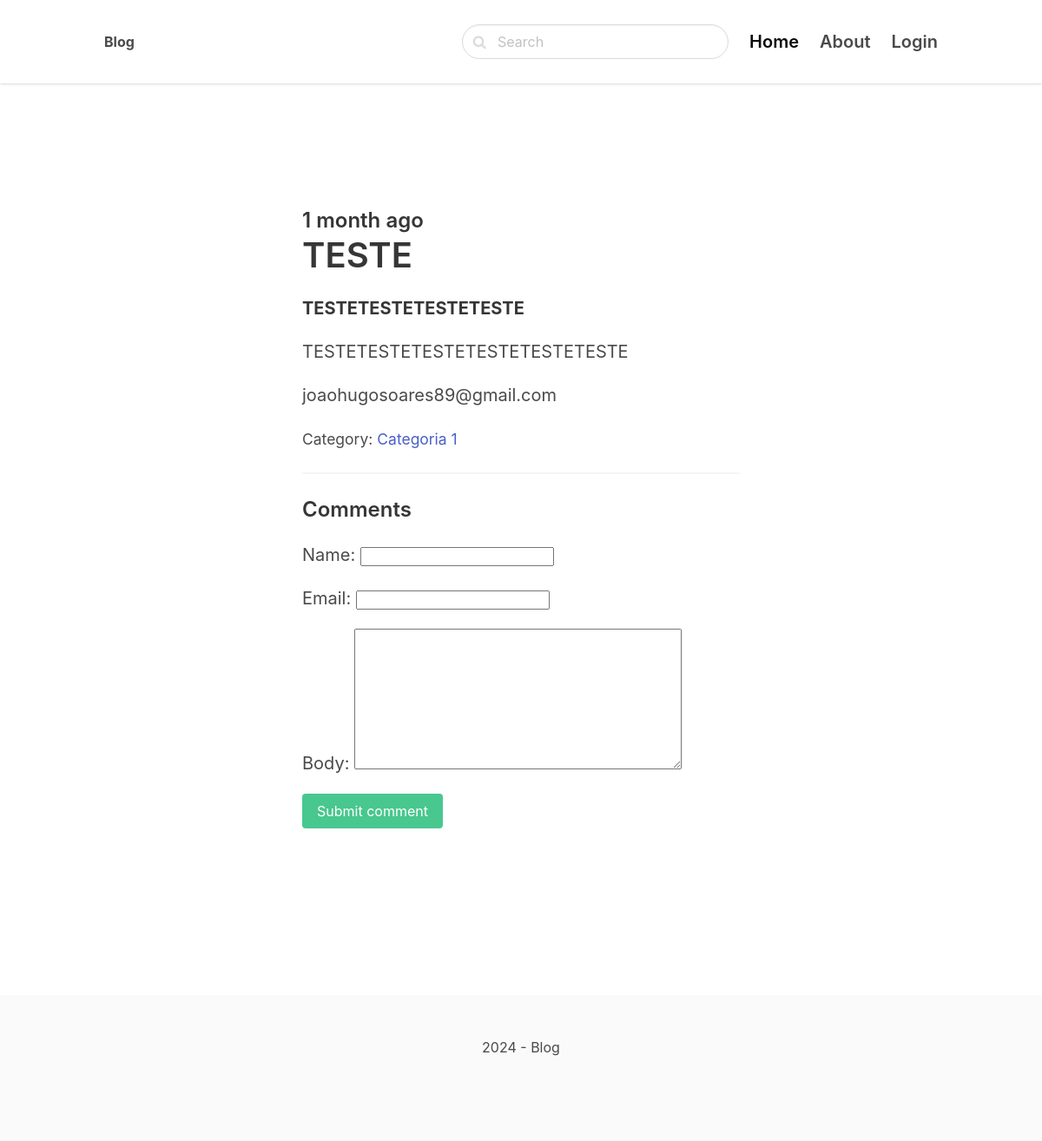
Screenshot of /categoria-1/teste with the database file from the repository.
### blogFunc/models.py (models this page shows, shortened)
class Post(models.Model):
    ACTIVE = 'active'
    DRAFT = 'draft'
    CHOICES_STATUS = (
        (ACTIVE, 'Active'),
        (DRAFT, 'Draft')
    )
    user = models.ForeignKey(User, on_delete=models.CASCADE, null=True)
    category = models.ForeignKey(Category, related_name='posts', on_delete=models.CASCADE)
    title = models.CharField(max_length=255)
    slug = AutoSlugField(populate_from='title') #Address for the link using the title
    intro = models.TextField()
    body = models.TextField()
    created_at = models.DateTimeField(auto_now_add=True)
    status = models.CharField(max_length=10, choices=CHOICES_STATUS, default=ACTIVE)
    image = models.ImageField(upload_to='uploads/', blank=True, null=True)
    class Meta:
        ordering = ('-created_at',)

class Category(models.Model):
    title = models.CharField(max_length=255)
    slug = AutoSlugField(populate_from='title')
    class Meta:
        ordering = ('title',)
        verbose_name_plural = 'Categories'
    def __str__(self):
        return self.title

### blogFunc/views.py (the view)
# urls.py: path('<slug:category_slug>/<slug:slug>', views.detail, name='post_detail'),
def detail(request, category_slug, slug):
    post = get_object_or_404(Post, slug=slug, status=Post.ACTIVE)
    if request.method == 'POST':
        form = CommentForm(request.POST)
        if form.is_valid():
            comment = form.save(commit=False)
            comment.post = post
            comment.save()
            return redirect('post_detail', slug=slug)
    else:
        form = CommentForm()
    return render(request, 'blogFunc/detail.html', {'post': post, 'form': form})

### blogFunc/forms.py
class CommentForm(forms.ModelForm):
    class Meta:
        model = Comment
        fields = ('name', 'email', 'body')

### blogFunc/templates/blogFunc/detail.html (shortened to what this page needs)
<!DOCTYPE html>
{% extends 'core/base.html' %}
{% block content %}
<section class="hero">
    <div class="hero-body">
        <div class="container">
            <section class="section">
                <div class="columns">
                    <div class="column is-8 is-offset-2">
                        <div class="content is-medium">
                            <h2 class="subtitle is-4">{{ post.created_at|timesince }} ago</h2>
                            <h1 class="title">{{ post.title }}</h1>
                            <p><strong>{{ post.intro }}</strong></p>
                            <p>{{ post.body }}</p>
                            <p>{{ post.user.email }}</p>
                            <p><small>Category: <a href="{% url 'category_detail' post.category.slug %}">{{ post.category }}</a></small></p>
                            <hr>
                            <h2 class="subtitle is-4">Comments</h2>
                            <form method="post" class="mb-6">
                                {{ form.as_p }}
                                <div class="field">
                                    <div class="control">
                                        <button class="button is-success">Submit comment</button>
                                    </div>
                                </div>
                            </form>
                        </div>
                    </div>
                </div>
            </section>
        </div>
    </div>
</section>
{% endblock %}

### rows the page displays
Post: created_at "1 month", title "TESTE", intro "TESTETESTETESTETESTE", body "TESTETESTETESTETESTETESTETESTE", user.email "joaohugosoares89@gmail.com", category "Categoria 1"
